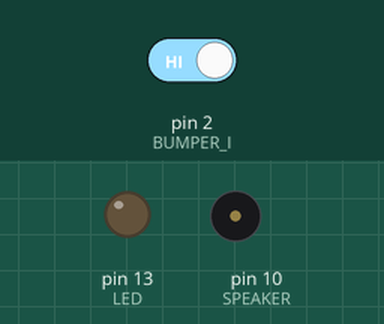
Recording of a sketch running on a simulated Arduino Uno, built with avr-gcc and run on an emulated ATmega328P. Shown: output pins drawn as LEDs (lit = HIGH), buzzer (waves = sounding, pin HIGH). Inputs (shaded band) come from the test bench; at power-on: pin 2 (BUMPER_I) HIGH.

Above: at 1.2 s.
1.3 s: pin 2 (BUMPER_I) driven LOW
At 1.6 s:
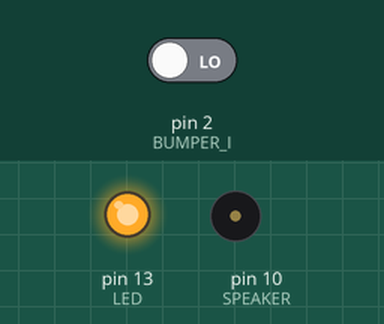
4.3 s: pin 2 (BUMPER_I) driven HIGH
At 5.0 s:
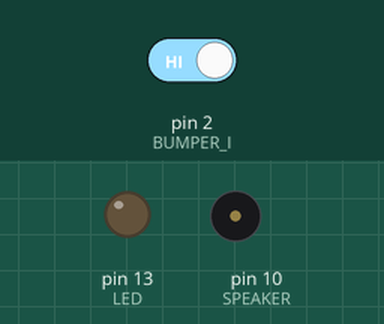
Timing chart, 0 to 7.3 s (numbered marks = the images above; inputs shaded):
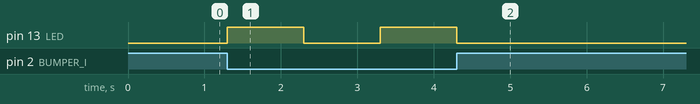

Measured:
- after the input at 1.3 s, pin 13 (LED): LOW → HIGH at once, → LOW 1.0 s later, → HIGH 1.0 s later
- after the input at 4.3 s, pin 13 (LED): goes on until 4.3 s, then stays LOW

The sketch:

marvin_bumpers.ino
```cpp
#define LED 13
#define BUMPER_I 2
#define BUMPER_D 3
#define SWITCH_I 4
#define SWITCH_D 5
#define SPEAKER 10
#define LDR_I A0
#define LDR_D A1

// the setup routine runs once when you press reset:
void setup() {
  // initialize the digital pin as an output.
  pinMode(LED, OUTPUT);
  pinMode(SPEAKER, OUTPUT);
  pinMode(BUMPER_I, INPUT);
  //pinMode(BUMPER_D, INPUT_PULLUP);
//  pinMode(SWITCH_I, INPUT);
//  pinMode(SWITCH_D, INPUT);
//  pinMode( LDR_I, INPUT);
//  pinMode( LDR_D, INPUT);
}

// the loop routine runs over and over again forever:
void loop() {
//  analogWrite(LED, analogRead(LDR_I));
//  tone(SPEAKER, analogRead(LDR_D), 500);
  if( digitalRead(BUMPER_I) == LOW){
      digitalWrite(LED, HIGH);   // turn the LED on (HIGH is the voltage level)
    delay(1000);               // wait for a second
    digitalWrite(LED, LOW);    // turn the LED off by making the voltage LOW
    delay(1000);               // wait for a second
  }
//
//  if( digitalRead(BUMPER_D) == LOW){
//    digitalWrite(LED, HIGH);   // turn the LED on (HIGH is the voltage level)
//    delay(200);               // wait for a second
//    digitalWrite(LED, LOW);    // turn the LED off by making the voltage LOW
//    delay(200);
//  }
//  if( digitalRead(SWITCH_I) == HIGH){
//    tone(SPEAKER, 350, 500);
//  }
//
//  if( digitalRead(SWITCH_D) == HIGH){
//    tone(SPEAKER, 550, 500);
//  }

}
```
